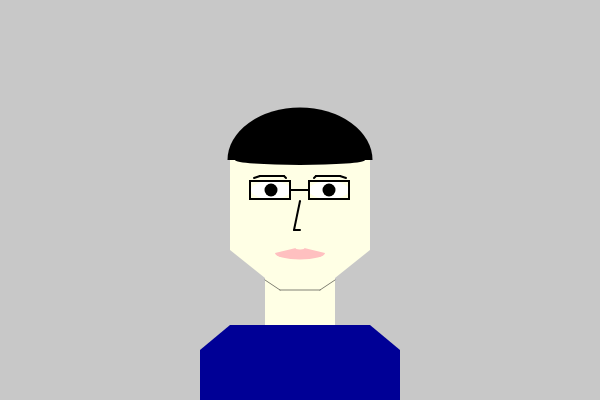
Frame 1 (no input)
Frame 60 (no input): identical to frame 1, image omitted
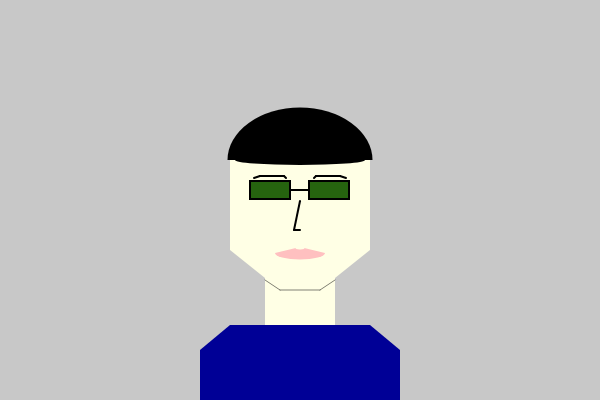
Frame 120 (the mouse pressed at the canvas centre since frame 60)

The p5.js sketch that drew these frames (run headless with seeded random() and noise() and a simulated clock; from frame 60 on, the mouse is pressed at the canvas centre):

// p5.js sketch
// ── sketch.js
let Xpos = 200
let Ypos = 325
let Xdir = 1

function setup () {
  createCanvas(600, 400);
  background(200);
  Xpos = 200
  Ypos = 325
  Xdir = 2}

function draw() {
  background(200);
  noStroke()
  fill('#FFFFE5');
  quad(230, 250, 280, 290, 320, 290, 370, 250)
  rect(230, 160, 140, 90)
  arc(300, 160, 140, 100, radians(180), radians(360))
  fill(0);
  arc(300, 160, 145, 105, radians(180), radians(360))
  arc(300, 160, 130, 10, radians(0), radians(180))
  fill(255);
  ellipse(271, 190, 40, 18)
  ellipse(329, 190, 40, 18)
  fill(0);
  circle(271, 190, 13)
  circle(329, 190, 13)
  stroke(0);
  strokeWeight(2);
  line(260, 176, 284, 176)
  line(254, 178, 260, 176)
  line(284, 176, 286, 178)
  line(314, 178, 316, 176)
  line(316, 176, 340, 176)
  line(340, 176, 346, 178)
  line(300, 201, 294, 230)
  line(294, 230, 300, 230)
  fill('#FFC0C0');
  noStroke();
  arc(300, 253, 50, 13, radians(0), radians(180))
  triangle(275, 253, 325, 253, 300, 247)
  fill('#FFFFE5');
  arc(300, 247, 10, 5, radians(0), radians(180))
  rect(265, 265, 70, 60)
  stroke(0);
  strokeWeight(0.5);
  line(280, 290, 320, 290)
  line(265, 280, 280, 290)
  line(320, 290, 335, 280)
  fill(0, 0, 150);
  noStroke();
  if (keyIsPressed) {
    if (key === 'a') {
      Xpos -= Xdir
    } else if (key === 'd') {
      Xpos += Xdir
    }
  }
  rect(Xpos, Ypos, 200, 100)
  fill(200);
  triangle(200, 325, 230, 325, 200, 350)
  triangle(400, 325, 370, 325, 400, 350)
  noFill();
  strokeWeight(2);
  stroke(0);
  if (mouseIsPressed) {
    let r = random(255)
    let g = random(255)
    let b = random(255)
    fill(r, g, b)
  }
  rect(250, 181, 40, 18)
  rect(309, 181, 40, 18)
  line(290, 190, 309, 190)
}
